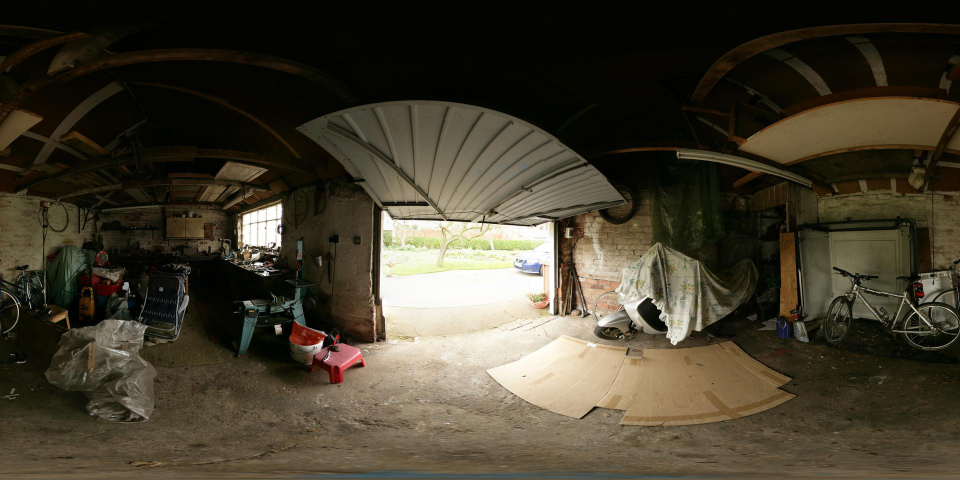
#> input picture 360indoor-short/images_short/37936706382_45b3fbc711_f.jpg, 1920 x 960 px, found by its file name (shown at 1/2 size)
$ python bfov_visualization.py
#> lines starting #> are read from the running program, lines starting #| are printed output that depends on the picture
### bfov/lib/ImageRecorder.py
#!/usr/bin/env python
# encoding: utf-8

import cv2
import numpy as np

from scipy.interpolate import RegularGridInterpolator as interp2d

class ImageRecorder(object):

    """
    Record normal view video given 360 degree video.
    """
    def __init__(self, sphereW, sphereH, view_angle_w=64, view_angle_h=64, long_side=640):
        self.sphereW = sphereW
        self.sphereH = sphereH
        fov_w, fov_h = view_angle_w, view_angle_h
        self._long_side = long_side

        if fov_w >= fov_h:
            self._imgW = long_side
            self._imgH = int(np.tan(fov_h / 360 * np.pi) * self._imgW / float(np.tan(fov_w / 360 * np.pi)))
        else:
            self._imgH = long_side
            self._imgW = int(np.tan(fov_w / 360 * np.pi) * self._imgH / float(np.tan(fov_h / 360 * np.pi)))
        TX, TY = self._meshgrid()
        R, ANGy = self._compute_radius(view_angle_w, TY)

        self._R = R
        self._ANGy = ANGy
        self._Z = TX

    def _meshgrid(self):
        """Construct mesh point
        :returns: TX, TY

        """
        if self._imgW >= self._imgH:
            offset = int((self._imgW - self._imgH)/2)
            TX, TY = np.meshgrid(range(self._imgW), range(offset, self._imgH + offset))
        else:
            offset = int((self._imgH - self._imgW)/2)
            TX, TY = np.meshgrid(range(offset, self._imgW + offset), range(self._imgH))

        TX = TX.astype(np.float64) - 0.5
        TX -= self._long_side/2

        TY = TY.astype(np.float64) - 0.5
        TY -= self._long_side/2
        return TX, TY

    def _compute_radius(self, view_angle, TY):
        _view_angle = np.pi * view_angle / 180.
        r = self._imgW/2 / np.tan(_view_angle/2)
        R = np.sqrt(np.power(TY, 2) + r**2)
        ANGy = np.arctan(-TY/r)

        return R, ANGy

    # [4 lines left out: function catch, not called in this run]

    def _sample_points(self, x, y, border_only=False):
        angle_x, angle_y = self._direct_camera(x, y, border_only)
        Px = (angle_x + np.pi) / (2*np.pi) * self.sphereW + 0.5
        Py = (np.pi/2 - angle_y) / np.pi * self.sphereH + 0.5
        INDx = Px < 1
        Px[INDx] += self.sphereW
        return Px, Py  # array

    def _direct_camera(self, rotate_x, rotate_y, border_only=False):
        if border_only:
            angle_y = np.hstack([self._ANGy[0,:], self._ANGy[-1,:], self._ANGy[:,0], self._ANGy[:,-1]]) + rotate_y
            Z = np.hstack([self._Z[0,:], self._Z[-1,:], self._Z[:,0], self._Z[:,-1]])
            R = np.hstack([self._R[0,:], self._R[-1,:], self._R[:,0], self._R[:,-1]])
        else:
            angle_y = self._ANGy + rotate_y
            Z = self._Z  # Z = TX
            R = self._R

        X = np.sin(angle_y) * R
        Y = - np.cos(angle_y) * R

        INDn = np.abs(angle_y) > np.pi/2

        angle_x = np.arctan(Z / -Y)
        RZY = np.linalg.norm(np.stack((Y, Z), axis=0), axis=0)
        angle_y = np.arctan(X / RZY)

        angle_x[INDn] += np.pi
        angle_x += rotate_x

        INDy = angle_y < -np.pi/2
        angle_y[INDy] = -np.pi -angle_y[INDy]
        angle_x[INDy] = angle_x[INDy] + np.pi

        INDx = angle_x <= -np.pi
        angle_x[INDx] += 2*np.pi
        INDx = angle_x > np.pi
        angle_x[INDx] -= 2*np.pi
        return angle_x, angle_y

    # [24 lines left out: function _warp_image, not called in this run]


    def draw_BFoV(self, frame, Px, Py, border_only=False, color = (0,255,0)):
        if border_only:
            for j in range(Px.shape[0]):
                cv2.circle(frame, (int(Px[j]), int(Py[j])), 2, color)
        else:
            for i in range(Px.shape[0]):
                for j in range(Px.shape[1]):
                    cv2.circle(frame, (int(Px[i][j]), int(Py[i][j])), 1, color, 1)

        return frame

### bfov/bfov_visualization.py
import numpy as np
import cv2
import sys
import os

# 添加PRDA/lib目录到Python路径
sys.path.append(os.path.join(os.path.dirname(__file__), 'PRDA', 'lib'))

from ImageRecorder import ImageRecorder


def visualize_bfov(bfov_params, erp_w=1920, erp_h=960, output_path='./bfov_visualization_result.jpg'):
    """
    可视化BFOV在空白图像上，正确处理曲边

    参数:
    bfov_params: BFOV参数 [center_x, center_y, fov_x, fov_y, angle]，角度制
    erp_w: ERP图像宽度
    erp_h: ERP图像高度
    output_path: 输出图像路径
    """
#> called with erp_w = 1920, erp_h = 960, output_path = './bfov_visualization_result.jpg'
    # 读取用户自己的图片
    img_path = './37936706382_45b3fbc711_f.jpg'
    img = cv2.imread(img_path)
#> img is the input picture: shape (960, 1920, 3); mean B, G, R 46.3, 61.8, 68.2

    # 检查图片是否成功读取
    if img is None:
        print(f"无法读取图片: {img_path}")
        # 如果无法读取，创建空白图像作为备选
        img = np.zeros((erp_h, erp_w, 3), dtype=np.uint8)
        img[:] = (255, 255, 255)  # 设置为白色背景
    else:
        # 调整图片尺寸以匹配erp_w和erp_h
        img = cv2.resize(img, (erp_w, erp_h))

    # 提取BFOV参数
    center_x, center_y, fov_x, fov_y, angle = bfov_params
    print(f"BFOV参数: center_x={center_x}, center_y={center_y}, fov_x={fov_x}, fov_y={fov_y}, angle={angle}")

    # 创建ImageRecorder实例
    BFoV = ImageRecorder(erp_w, erp_h, view_angle_w=fov_x, view_angle_h=fov_y, long_side=erp_w)

    # 注意：ImageRecorder的catch方法和draw_BFoV方法使用的是弧度制参数
    # 将中心点角度转换为弧度制
    center_x_rad = center_x / 180 * np.pi
    center_y_rad = center_y / 180 * np.pi

    # 使用ImageRecorder的内置方法draw_BFoV来绘制BFOV
    # 1. 获取BFOV的边界点
    Px, Py = BFoV._sample_points(center_x_rad, center_y_rad, border_only=True)

    # 2. 使用draw_BFoV方法绘制BFOV
    img = BFoV.draw_BFoV(img, Px, Py, border_only=True, color=(0, 255, 0))

    # 3. 绘制BFOV中心点
    center_px = int((center_x_rad + np.pi) / (2 * np.pi) * erp_w)
    center_py = int((np.pi/2 - center_y_rad) / np.pi * erp_h)
    cv2.circle(img, (center_px, center_py), 2, (0, 0, 255), -1)
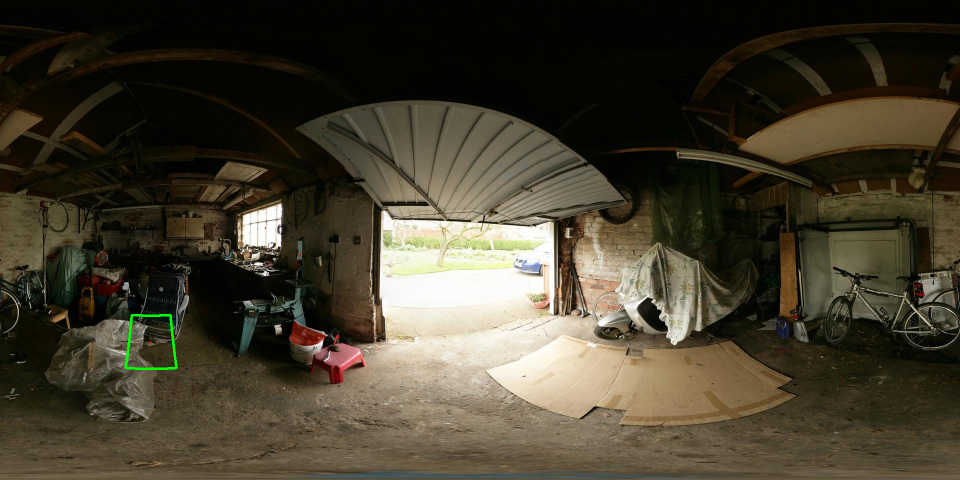
#> img: shape (960, 1920, 3) (shown at 1/2 size); mean B, G, R 46.3, 62, 68.1

    print(f"中心点坐标: ({center_px}, {center_py})")

    # 保存结果图像
    cv2.imwrite(output_path, img)
    print(f"BFOV可视化结果已保存到: {output_path}")

    return img


if __name__ == '__main__':
    # BFOV参数 [center_x, center_y, fov_x, fov_y, angle]，角度制
    bfov_params = [-123.4, -38.27, 13, 20, 0]

    # 调用可视化函数
    visualize_bfov(bfov_params)
